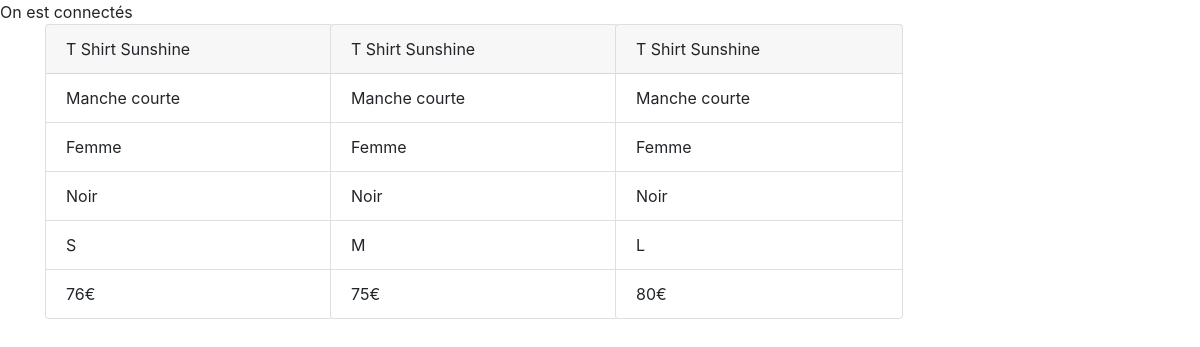
Screenshot of /viewNoir.php with the database file from the repository.
### tables this page shows
CREATE TABLE `products` (
  `id` int NOT NULL,
  `name` varchar(255) NOT NULL,
  `price` int NOT NULL DEFAULT '0',
  `categorie` text,
  `size` text NOT NULL,
  `color` text NOT NULL,
  `sexe` text
);

### viewNoir.php (the view, shortened to what this page needs)
<?php
require_once('connexion.php');
$sql = 'SELECT * FROM `products` WHERE color="noir"';
$query = $db->prepare($sql);
$query->execute();
$result = $query->fetchAll(PDO::FETCH_ASSOC);
?>
<!DOCTYPE html>
<html lang="fr">
<head>
    <link rel="stylesheet" href="https://stackpath.bootstrapcdn.com/bootstrap/4.4.1/css/bootstrap.min.css">
</head>
<body>
    <main class="container">
        <div class="row">
                <?php
                foreach($result as $produit){
                ?>
                <div class="col-12 col-sm-12 col-md-12 col-lg-3 col-xl-3">
                    <div class="card" style="width: 18rem;">
                        <div class="card-header">
                            <?= $produit['name'] ?>
                        </div>
                        <ul class="list-group list-group-flush">
                            <li class="list-group-item"><?= $produit['categorie'] ?></li>
                            <li class="list-group-item"><?= $produit['sexe'] ?></li>
                            <li class="list-group-item"><?= $produit['color'] ?></li>
                            <li class="list-group-item"><?= $produit['size'] ?></li>
                            <li class="list-group-item"><?= $produit['price'] . "€" ?></li>
                        </ul>
                    </div>
                </div>
                <br>
                <?php
                }
                ?>
        </div>
    </main>
</body>
</html>

### rows the page displays
products: name "T Shirt Sunshine", categorie "Manche courte", sexe "Femme", color "Noir", size "S", price "76"
products: name "T Shirt Sunshine", categorie "Manche courte", sexe "Femme", color "Noir", size "M", price "75"
products: name "T Shirt Sunshine", categorie "Manche courte", sexe "Femme", color "Noir", size "L", price "80"
